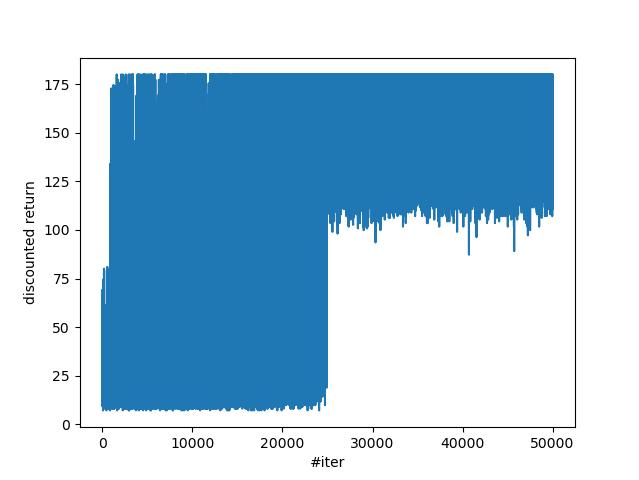

Generate this figure with Python:
#-*-coding: utf-8-*-
import gym
import numpy as np
import math
import matplotlib.pyplot as plt
'''
CartPole은 action space는 2개로 불연속적이지만
state space(observation space)는 연속이다. 이를 grid world화 하여
sarsa로 Q(action-value function)을 계속적으로 갱신하여한다. (policy evaluation)
그에 대하여 action은 epsilon greedy 하게 진행할 것이다. (policy improvement)
'''
def MaxAction(Q,state):
    values = np.array([Q[state,a] for a in range(2)])
    action = np.argmax(values)
    return action

pole_theta_space = np.linspace(-0.2, 0.2, 10)
pole_omega_space = np.linspace(-4, 4, 10)
cart_pos_space = np.linspace(-2.4, 2.4, 10)
cart_vel_space = np.linspace(-4, 4, 10)

def getState(observation):
    cart_x, cart_v, pole_th, pole_w = observation
    cart_x = int(np.digitize(cart_x, cart_pos_space))
    cart_v = int(np.digitize(cart_v, cart_vel_space))
    pole_th = int(np.digitize(pole_th, pole_theta_space))
    pole_w = int(np.digitize(pole_w, pole_omega_space))

    return (cart_x, cart_v, pole_th, pole_w)

if __name__ =="__main__":
    env = gym.make('CartPole-v0')
    # Hyper parameters
    GAMMA = 0.9
    ALPHA = 0.1
    EPS = 0.999
    NUM_ITERATION = 50000
    
    states = []
    # state space
    for i in range(len(cart_pos_space)+1):
        for j in range(len(cart_vel_space)+1):
            for k in range(len(pole_theta_space)+1):
                for l in range(len(pole_omega_space)+1):
                    states.append((i,j,k,l))

    Q = {} # look up table method(not recommaned when high-demsion of state and action)

    for s in states:
        for a in range(2):
            Q[s,a] = 0


    totalRewards = np.zeros(NUM_ITERATION)

    for i in range(NUM_ITERATION):
        if i%5000 == 0:
            print('im in ',i)
        done = False
        # s a r s'a'
        observation = env.reset()
        s = getState(observation) # continuous -> discrete
        rand = np.random.rand()
        a = MaxAction(Q,s) if rand<(1-EPS) else env.action_space.sample() # epsilon greedy part
        epReward = 0
        t = 0
        while not done:
            t +=1
            next_observation, reward, done, _ = env.step(a)
            next_s = getState(next_observation)
            next_a = MaxAction(Q,next_s) if rand<(1-EPS) else env.action_space.sample() # epsilon greedy part
            Q[s,a] = Q[s,a] + ALPHA * (reward + (1-int(done))*GAMMA*Q[next_s,next_a] - Q[s,a])
            epReward += GAMMA*pow(reward,t)
            s, a = next_s, next_a

        EPS -=2/NUM_ITERATION if EPS>0 else 0
        totalRewards[i] = epReward

plt.plot(totalRewards)
plt.xlabel("#iter")
plt.ylabel("discounted return")
plt.show()
